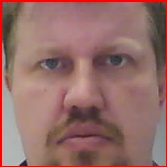
#> input picture FaceRecognition/fotos/Jonas.jpg, 167 x 167 px; its folder holds only this picture in this run
$ python Treinamento.py
#> lines starting #> are read from the running program, lines starting #| are printed output that depends on the picture
import cv2
import os
import numpy as np

eigenface = cv2.face.EigenFaceRecognizer_create(num_components=50)
fisherface = cv2.face.FisherFaceRecognizer_create()
lbph = cv2.face.LBPHFaceRecognizer_create()

def getImagemComId():
    caminhos = [os.path.join('fotos', f) for f in os.listdir('fotos')]
    #print(caminhos)
    faces = []
    ids = []
    for caminhoImagem in caminhos:
        imagemFace = cv2.cvtColor(cv2.imread(caminhoImagem), cv2.COLOR_BGR2GRAY)
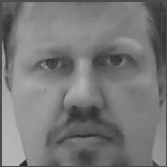
#> imagemFace: shape (167, 167); min 24, max 193, mean 120.2
#> (the run stopped early here; a loop or call above may not have finished)
